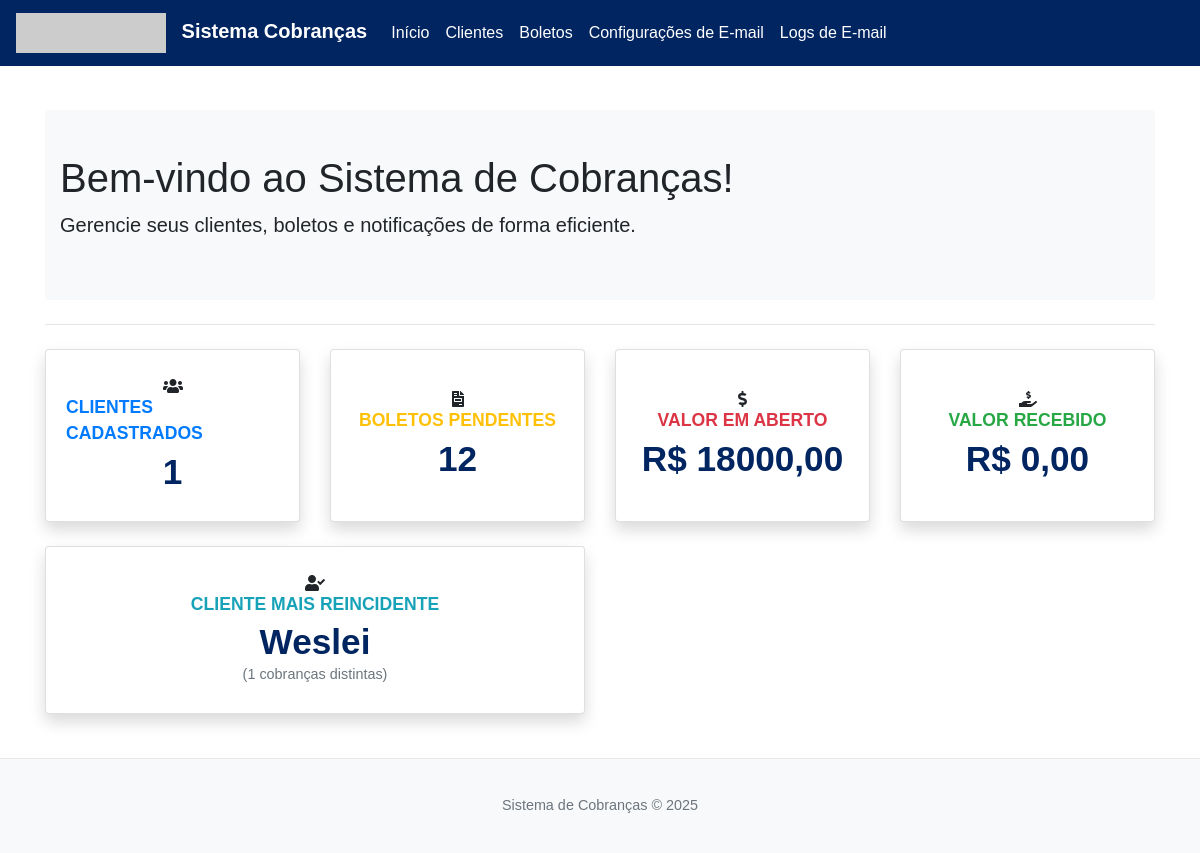
Before: / with the older database file.
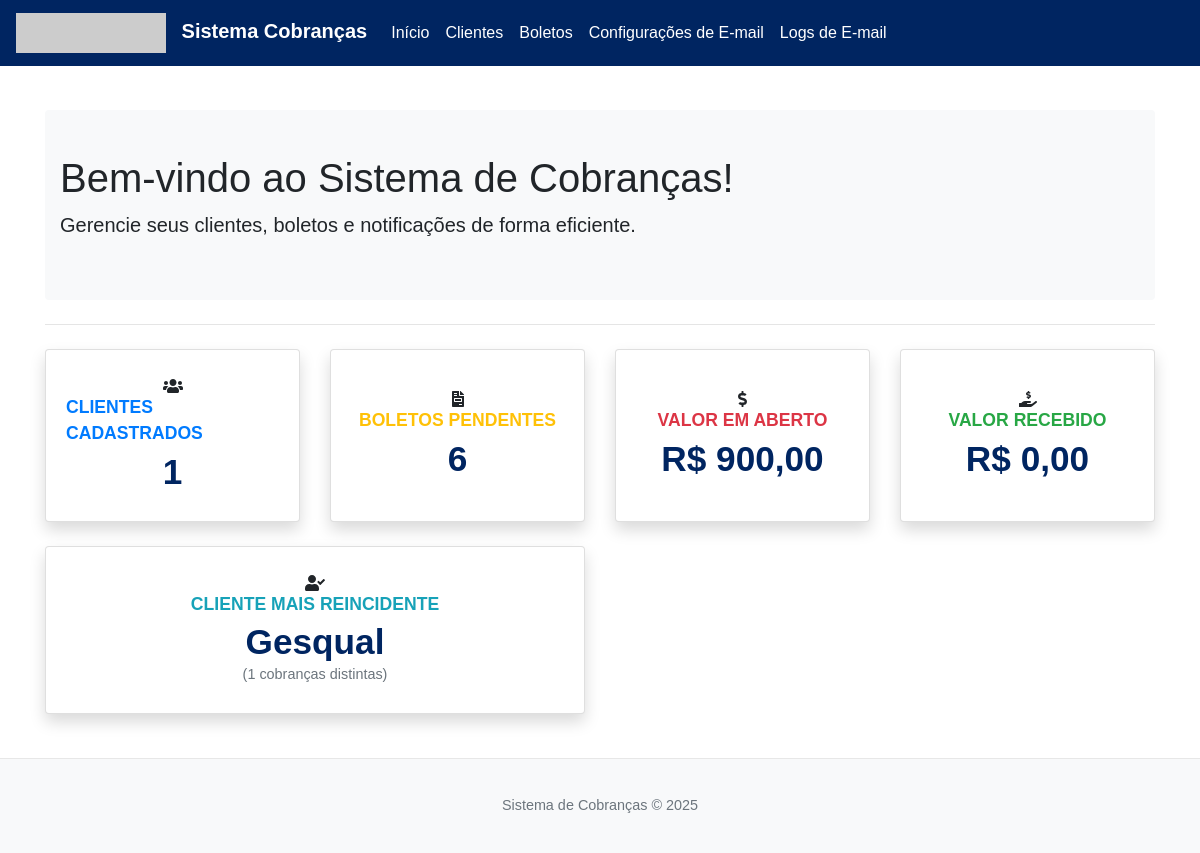
After: the same page with the newer database file.
### database.py (models this page shows, shortened)
class Cliente(db.Model):
    __tablename__ = 'cliente'
    id = db.Column(db.Integer, primary_key=True)
    public_id = db.Column(db.String(36), unique=True, nullable=False)
    nome = db.Column(db.String(150), nullable=False)
    email_principal = db.Column(db.String(120), unique=True, nullable=True)
    telefone_principal = db.Column(db.String(20), nullable=True)
    contatos = db.relationship('Contato', backref='cliente', lazy=True, cascade="all, delete-orphan")
    boletos = db.relationship('Boleto', backref='cliente', lazy=True, cascade="all, delete-orphan")
    __table_args__ = (Index('ix_cliente_public_id', 'public_id'),)

### app.py (the view)
@main_bp.route('/')
def index():
    total_clientes = Cliente.query.count()
    valor_boletos_aberto = db.session.query(func.sum(Boleto.valor)).filter(Boleto.status == 'pendente').scalar() or 0.0
    valor_boletos_pagos = db.session.query(func.sum(Boleto.valor)).filter(Boleto.status == 'pago').scalar() or 0.0
    cliente_reincidente_data = db.session.query(
        Cliente.nome,
        func.count(func.distinct(Boleto.grupo_replicacao_id)).label('num_cobrancas_distintas')
    ).join(Boleto, Cliente.id == Boleto.cliente_id)\
     .group_by(Cliente.id, Cliente.nome)\
     .order_by(desc('num_cobrancas_distintas'))\
     .first()
    cliente_mais_reincidente_nome = "N/D"
    num_cobrancas_reincidente = 0
    if cliente_reincidente_data:
        cliente_mais_reincidente_nome = cliente_reincidente_data[0]
        num_cobrancas_reincidente = cliente_reincidente_data[1]
    total_boletos_pendentes_contagem = Boleto.query.filter_by(status='pendente').count()
    return render_template('index.html',
                           total_clientes=total_clientes,
                           total_boletos_pendentes=total_boletos_pendentes_contagem,
                           valor_boletos_aberto=valor_boletos_aberto,
                           valor_boletos_pagos=valor_boletos_pagos,
                           cliente_mais_reincidente_nome=cliente_mais_reincidente_nome,
                           num_cobrancas_reincidente=num_cobrancas_reincidente)

### database.py (called while the page is built)
@event.listens_for(Engine, "connect")
def _set_sqlite_pragma(dbapi_connection, connection_record):
    if isinstance(dbapi_connection, SQLite3Connection):
        cursor = dbapi_connection.cursor()
        cursor.execute("PRAGMA foreign_keys=ON;")
        cursor.close()

### templates/index.html (shortened to what this page needs)
{% extends "base.html" %}
{% block head_extra %}
<link rel="stylesheet" href="https://cdnjs.cloudflare.com/ajax/libs/font-awesome/5.15.3/css/all.min.css">
{% endblock %}
{% block content %}
<div class="jumbotron_custom py-4 mb-4 bg-light rounded">
    <div class="container">
        <h1 class="display-5">Bem-vindo ao Sistema de Cobranças!</h1>
        <p class="lead">Gerencie seus clientes, boletos e notificações de forma eficiente.</p>
    </div>
</div>
<hr class="my-4">
<div class="row">
    <div class="col-xl-3 col-md-6 mb-4">
        <div class="card border-left-primary shadow h-100 py-2 dashboard-card">
            <div class="card-body">
                <i class="fas fa-users"></i>
                <div class="text-xs font-weight-bold text-primary text-uppercase mb-1 card-title">Clientes Cadastrados</div>
                <div class="h5 mb-0 font-weight-bold text-gray-800 card-text-value">{{ total_clientes if total_clientes is not none else 0 }}</div>
            </div>
        </div>
    </div>
    <div class="col-xl-3 col-md-6 mb-4">
        <div class="card border-left-warning shadow h-100 py-2 dashboard-card">
            <div class="card-body">
                <i class="fas fa-file-invoice"></i>
                <div class="text-xs font-weight-bold text-warning text-uppercase mb-1 card-title">Boletos Pendentes</div>
                <div class="h5 mb-0 font-weight-bold text-gray-800 card-text-value">{{ total_boletos_pendentes if total_boletos_pendentes is not none else 0 }}</div>
            </div>
        </div>
    </div>
    <div class="col-xl-3 col-md-6 mb-4">
        <div class="card border-left-danger shadow h-100 py-2 dashboard-card">
            <div class="card-body">
                <i class="fas fa-dollar-sign"></i>
                <div class="text-xs font-weight-bold text-danger text-uppercase mb-1 card-title">Valor em Aberto</div>
                <div class="h5 mb-0 font-weight-bold text-gray-800 card-text-value">R$ {{ "%.2f"|format(valor_boletos_aberto|float)|replace('.', ',') }}</div>
            </div>
        </div>
    </div>
    <div class="col-xl-3 col-md-6 mb-4">
        <div class="card border-left-success shadow h-100 py-2 dashboard-card">
            <div class="card-body">
                <i class="fas fa-hand-holding-usd"></i>
                <div class="text-xs font-weight-bold text-success text-uppercase mb-1 card-title">Valor Recebido</div>
                <div class="h5 mb-0 font-weight-bold text-gray-800 card-text-value">R$ {{ "%.2f"|format(valor_boletos_pagos|float)|replace('.', ',') }}</div>
            </div>
        </div>
    </div>
</div>
<div class="row">
    <div class="col-xl-6 col-md-6 mb-4">
        <div class="card border-left-info shadow h-100 py-2 dashboard-card">
            <div class="card-body">
                <i class="fas fa-user-check"></i>
                <div class="text-xs font-weight-bold text-info text-uppercase mb-1 card-title">Cliente Mais Reincidente</div>
                <div class="h5 mb-0 font-weight-bold text-gray-800 card-text-value">{{ cliente_mais_reincidente_nome }}</div>
                <div class="text-xs text-muted card-text-detail"> ({{ num_cobrancas_reincidente }} cobranças distintas)</div>
            </div>
        </div>
    </div>
</div>
{% endblock %}

Changed rows visible on the page:
changed Cliente: nome "Weslei" → "Gesqual"
Other visible differences:
{{ total_boletos_pendentes if total_boletos_pendentes is not none else 0 }}: "12" → "6"
{{ "%.2f"|format(valor_boletos_aberto|float)|replace('.', ',') }}: "18000,00" → "900,00"
